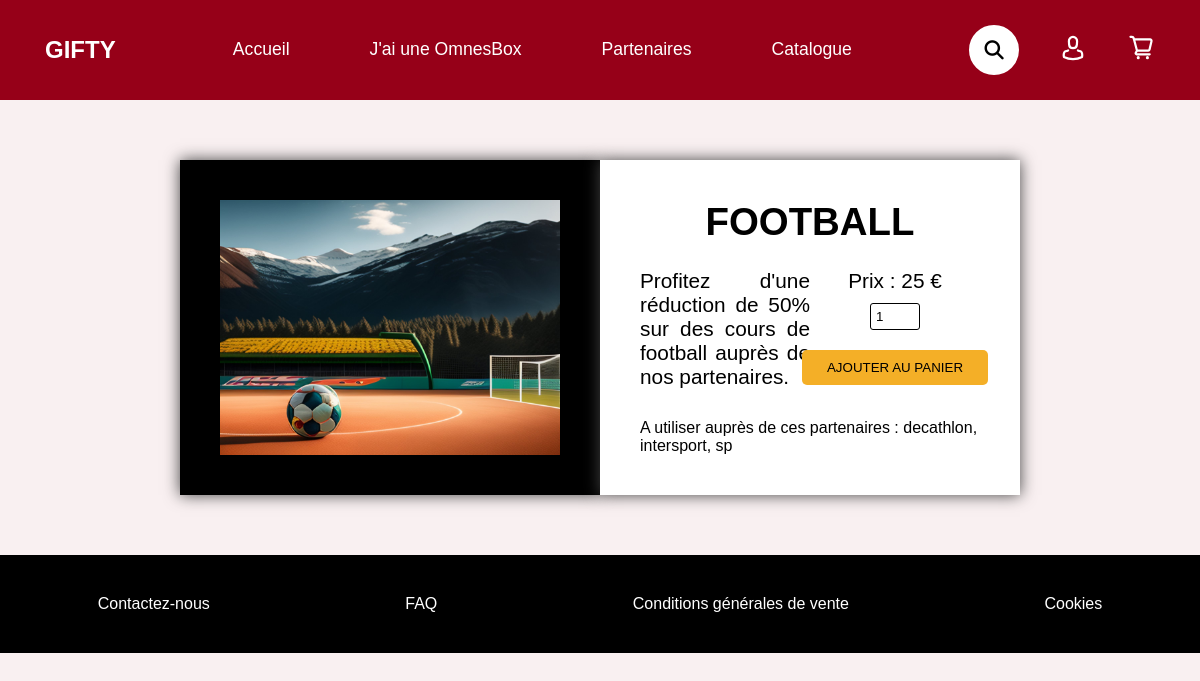
The app's page /pages/catalogue_en_savoir_plus.php with its own data.
### tables this page shows
CREATE TABLE Carte
(
    id                int PRIMARY KEY AUTO_INCREMENT,
    date_ajout        date,
    partenaire        varchar(25),
    prix              int,
    nomCarte          varchar(50),
    description_carte varchar(200),
    img               varchar(50),
    mots_clefs        varchar(100)
);

### pages/catalogue_en_savoir_plus.php (the view, shortened to what this page needs)
<!DOCTYPE html>
<html lang="fr">
<head>
    <link rel="stylesheet" href="https://cdnjs.cloudflare.com/ajax/libs/font-awesome/6.4.0/css/all.min.css">
    <link rel="stylesheet" href="../stylesheet/catalogue_en_savoir_plus.css">
    <link rel="stylesheet" href="../stylesheet/main.css">
</head>
<body>
<?php include('menu.php');
include('connexion_base.php');
if(isset($_GET['id'])){
    $id = $_GET['id'];
} else {
    $id = 1;
}
$requete = $bdd->prepare("SELECT id, img, prix, nomCarte, description_carte, partenaire FROM Carte WHERE id=?");
$requete->execute([$id]);
$donnees = $requete->fetch();
?>
<div class="main">
    <div class="image-carte">
        <img src="<?php echo $donnees['img']; ?>" alt="Carte">
    </div>
    <div class="carte-conteneur-droite">
        <h2 class="titre-carte">
            <?php echo $donnees['nomCarte']; ?>
        </h2>
        <div class="conteneur-central-carte-description">
            <div class="conteneur-central">
                <p>
                    <?php echo $donnees['description_carte']; ?>
                </p>
            </div>
            <div class="conteneur-central">
                <p>
                    Prix : <?php echo $donnees['prix']; ?> €
                </p>
                <form method="POST" action="panier.php" class="forme">
                    <input type="number" name="qteCarte" value="1" min="1" class="qte-input">
                    <input type="submit" class="appliquer" value="Ajouter au panier">
                </form>
            </div>
        </div>
        <p>A utiliser auprès de ces partenaires : <?php echo $donnees['partenaire']; ?></p>
    </div>
</div>
<?php
include('footer.php') ?>
</body>
</html>

### stylesheet/catalogue_en_savoir_plus.css (style rules this page uses)
body { background-color: #f9f0f1; }
.main { display: flex; justify-content: center; padding: 5% 15% ; }
.titre-carte { text-align: center; text-transform: uppercase; font-size: 2.4em; }
.conteneur-central p { font-size: 1.3em; text-align: justify; }
.image-carte, .carte-conteneur-droite { width: 50%; padding: 40px; box-shadow: 0 0 15px rgb(67, 67, 67); }
.image-carte { background-color: black; }
.carte-conteneur-droite { background-color: white; display: flex; flex-direction: column; justify-content: space-between; }
.conteneur-central-carte-description { display: flex; justify-content: space-between; }
.image-carte img { display: block; width: 100%; height: 100%; }
.conteneur-central { width: 50%; display: flex; flex-direction: column; align-items: center; justify-content: space-between; }
.forme { display: flex; justify-content: space-between; flex-direction: column; align-items: center; }
.appliquer { padding: 10px 25px; margin: 10px 0; background-color: #f4af27; border-radius: 5px; color: black; border: 0; text-transform: uppercase; width: 100%; }
.qte-input { border: 1px solid black; outline: 0; width: 50px; padding: 5px; border-radius: 3px; margin: 10px 0; }

### stylesheet/main.css (style rules this page uses)
* { padding: 0; margin: 0; box-sizing: border-box; text-decoration: none; list-style: none; font-family: "DINAlternate-Bold.ttf", sans-serif; }

### records on screen
carte: img (picture), nomCarte "FOOTBALL", description_carte "Profitez d'une réduction de 50% sur des cours de football auprès de nos partenaires.", prix "25", partenaire "decathlon, intersport, sp"
